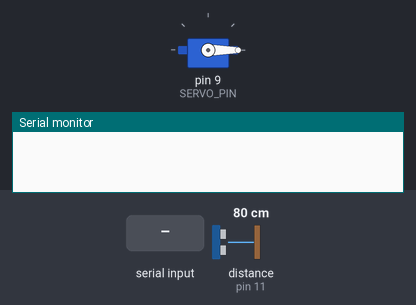
This sketch was run on a simulated Arduino Uno, built with avr-gcc and run on an emulated ATmega328P. Parts: servo, the last lines printed to the serial monitor. The inputs (shaded band) are chosen by the test bench; at power-on: distance to the obstacle (sensor on pin 11) 80 cm. The echo pulse lasts 58.3 µs per cm.

Above: at 1.2 s.
1.3 s: "start\n" received over Serial
At 3.47 s:
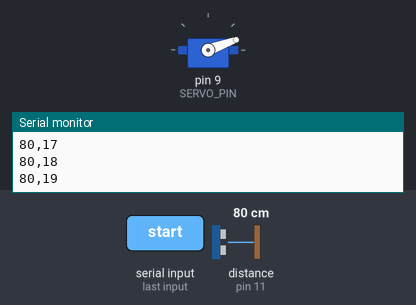
4.3 s: distance to the obstacle (sensor on pin 11) set to 2 cm
7.3 s: "stop\n" received over Serial
At 7.3 s:
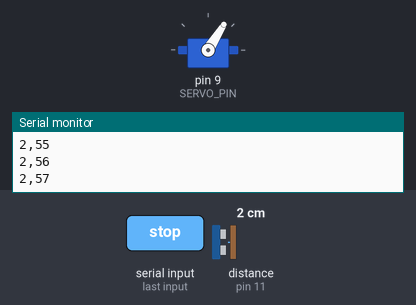
8.8 s: "start\n" received over Serial
At 9.96 s:
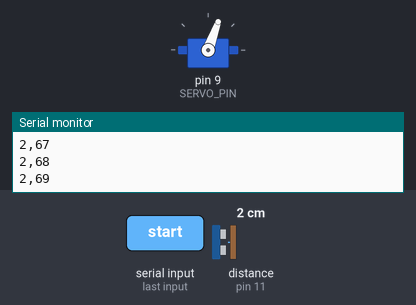
11.8 s: "reset\n" received over Serial
Timing chart, 0 to 23.5 s (numbered marks = the images above; inputs shaded):
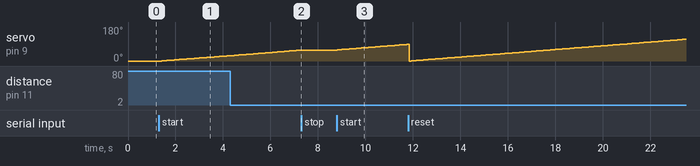

Measured:
- after the input at 1.3 s, servo on pin 9 (SERVO_PIN): moves from 0° to 28° over 2.8 s, starting after 0.12 s
- after the input at 7.3 s, servo on pin 9 (SERVO_PIN): stays 58° (without the input it goes to 59° after 0.09 s)
- after the input at 8.8 s, servo on pin 9 (SERVO_PIN): moves from 58° to 88° over 2.9 s, starting at once

The sketch:

dzwiekowy.ino
```cpp
#include <Servo.h>

#define TRIG_PIN 12
#define ECHO_PIN 11
#define SERVO_PIN 9

Servo myServo;
bool working = false;
int pozycjaServo = 0;
int kierunek = 1;

void setup() {
  Serial.begin(9600);
  pinMode(TRIG_PIN, OUTPUT);
  pinMode(ECHO_PIN, INPUT);
  myServo.attach(SERVO_PIN);
  myServo.write(0);
}

void loop() {
  // Odbieranie komend
  if (Serial.available()) {
    String command = Serial.readStringUntil('\n');
    command.trim();
    if (command == "start") {
      working = true;
    } else if (command == "stop") {
      working = false;
    } else if (command == "reset") {
      // Reset pozycji, ale nie przerywa ruchu
      pozycjaServo = 0;
      kierunek = 1;
      myServo.write(pozycjaServo);
    }
  }

  if (working) {
    // Pomiar odległości
    digitalWrite(TRIG_PIN, LOW);
    delayMicroseconds(2);
    digitalWrite(TRIG_PIN, HIGH);
    delayMicroseconds(10);
    digitalWrite(TRIG_PIN, LOW);

    long czas = pulseIn(ECHO_PIN, HIGH);
    int dystans = czas / 58;

    // Ruch serwa (spowolniony)
    myServo.write(pozycjaServo);
    delay(100);  // zwiększ opóźnienie, by zwolnić prędkość ruchu

    // Wysyłanie danych: dystans, kąt
    Serial.print(dystans);
    Serial.print(",");
    Serial.println(pozycjaServo);

    // Zmiana kierunku na krańcach
    const int krok = 1;      // krok obrotu w stopniach
    if (pozycjaServo >= 180) kierunek = -1;
    else if (pozycjaServo <= 0) kierunek = 1;
    pozycjaServo += kierunek * krok;
  }
}
```
